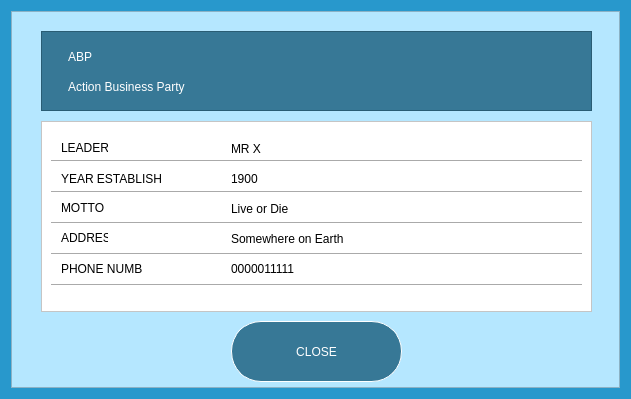
<?xml version="1.0" encoding="UTF-8"?>
<ui version="4.0">
 <class>Form</class>
 <widget class="QWidget" name="Form">
  <property name="geometry">
   <rect>
    <x>0</x>
    <y>0</y>
    <width>631</width>
    <height>399</height>
   </rect>
  </property>
  <property name="minimumSize">
   <size>
    <width>631</width>
    <height>399</height>
   </size>
  </property>
  <property name="maximumSize">
   <size>
    <width>631</width>
    <height>399</height>
   </size>
  </property>
  <property name="windowTitle">
   <string>Form</string>
  </property>
  <property name="styleSheet">
   <string notr="true">background-color: #2898cc;</string>
  </property>
  <layout class="QGridLayout" name="gridLayout">
   <item row="0" column="0">
    <widget class="QFrame" name="frame">
     <property name="styleSheet">
      <string notr="true">background-color: #b5e7ff;</string>
     </property>
     <property name="frameShape">
      <enum>QFrame::StyledPanel</enum>
     </property>
     <property name="frameShadow">
      <enum>QFrame::Raised</enum>
     </property>
     <widget class="QFrame" name="frame_2">
      <property name="geometry">
       <rect>
        <x>30</x>
        <y>20</y>
        <width>551</width>
        <height>80</height>
       </rect>
      </property>
      <property name="styleSheet">
       <string notr="true">background-color:#377896;
border-color: #b9daea;
font: 16pt &quot;MS Shell Dlg 2&quot;;
color: white;
padding: 4px;
text-align: center;</string>
      </property>
      <property name="frameShape">
       <enum>QFrame::StyledPanel</enum>
      </property>
      <property name="frameShadow">
       <enum>QFrame::Raised</enum>
      </property>
      <widget class="QLabel" name="label">
       <property name="geometry">
        <rect>
         <x>20</x>
         <y>10</y>
         <width>201</width>
         <height>31</height>
        </rect>
       </property>
       <property name="styleSheet">
        <string notr="true"/>
       </property>
       <property name="text">
        <string>ABP</string>
       </property>
      </widget>
      <widget class="QLabel" name="label_2">
       <property name="geometry">
        <rect>
         <x>20</x>
         <y>40</y>
         <width>491</width>
         <height>31</height>
        </rect>
       </property>
       <property name="text">
        <string>Action Business Party</string>
       </property>
      </widget>
     </widget>
     <widget class="QFrame" name="frame_3">
      <property name="geometry">
       <rect>
        <x>30</x>
        <y>110</y>
        <width>551</width>
        <height>191</height>
       </rect>
      </property>
      <property name="minimumSize">
       <size>
        <width>551</width>
        <height>191</height>
       </size>
      </property>
      <property name="maximumSize">
       <size>
        <width>551</width>
        <height>191</height>
       </size>
      </property>
      <property name="styleSheet">
       <string notr="true">background-color:white;</string>
      </property>
      <property name="frameShape">
       <enum>QFrame::StyledPanel</enum>
      </property>
      <property name="frameShadow">
       <enum>QFrame::Raised</enum>
      </property>
      <widget class="Line" name="line">
       <property name="geometry">
        <rect>
         <x>10</x>
         <y>32</y>
         <width>531</width>
         <height>16</height>
        </rect>
       </property>
       <property name="orientation">
        <enum>Qt::Horizontal</enum>
       </property>
      </widget>
      <widget class="Line" name="line_2">
       <property name="geometry">
        <rect>
         <x>10</x>
         <y>94</y>
         <width>531</width>
         <height>16</height>
        </rect>
       </property>
       <property name="orientation">
        <enum>Qt::Horizontal</enum>
       </property>
      </widget>
      <widget class="Line" name="line_3">
       <property name="geometry">
        <rect>
         <x>10</x>
         <y>63</y>
         <width>531</width>
         <height>16</height>
        </rect>
       </property>
       <property name="orientation">
        <enum>Qt::Horizontal</enum>
       </property>
      </widget>
      <widget class="Line" name="line_4">
       <property name="geometry">
        <rect>
         <x>10</x>
         <y>156</y>
         <width>531</width>
         <height>16</height>
        </rect>
       </property>
       <property name="orientation">
        <enum>Qt::Horizontal</enum>
       </property>
      </widget>
      <widget class="Line" name="line_5">
       <property name="geometry">
        <rect>
         <x>10</x>
         <y>125</y>
         <width>531</width>
         <height>16</height>
        </rect>
       </property>
       <property name="orientation">
        <enum>Qt::Horizontal</enum>
       </property>
      </widget>
      <widget class="QLabel" name="label_3">
       <property name="geometry">
        <rect>
         <x>20</x>
         <y>20</y>
         <width>47</width>
         <height>13</height>
        </rect>
       </property>
       <property name="text">
        <string>LEADER</string>
       </property>
      </widget>
      <widget class="QLabel" name="label_4">
       <property name="geometry">
        <rect>
         <x>20</x>
         <y>50</y>
         <width>101</width>
         <height>16</height>
        </rect>
       </property>
       <property name="text">
        <string>YEAR ESTABLISHED</string>
       </property>
      </widget>
      <widget class="QLabel" name="label_5">
       <property name="geometry">
        <rect>
         <x>20</x>
         <y>80</y>
         <width>47</width>
         <height>13</height>
        </rect>
       </property>
       <property name="text">
        <string>MOTTO</string>
       </property>
      </widget>
      <widget class="QLabel" name="label_6">
       <property name="geometry">
        <rect>
         <x>20</x>
         <y>110</y>
         <width>47</width>
         <height>13</height>
        </rect>
       </property>
       <property name="text">
        <string>ADDRESS</string>
       </property>
      </widget>
      <widget class="QLabel" name="label_7">
       <property name="geometry">
        <rect>
         <x>20</x>
         <y>140</y>
         <width>81</width>
         <height>16</height>
        </rect>
       </property>
       <property name="text">
        <string>PHONE NUMBER</string>
       </property>
      </widget>
      <widget class="QLabel" name="lblLeader">
       <property name="geometry">
        <rect>
         <x>190</x>
         <y>20</y>
         <width>351</width>
         <height>16</height>
        </rect>
       </property>
       <property name="text">
        <string>MR X</string>
       </property>
      </widget>
      <widget class="QLabel" name="lblYearEstablished">
       <property name="geometry">
        <rect>
         <x>190</x>
         <y>50</y>
         <width>351</width>
         <height>16</height>
        </rect>
       </property>
       <property name="text">
        <string>1900</string>
       </property>
      </widget>
      <widget class="QLabel" name="lblMotto">
       <property name="geometry">
        <rect>
         <x>190</x>
         <y>80</y>
         <width>351</width>
         <height>16</height>
        </rect>
       </property>
       <property name="text">
        <string>Live or Die</string>
       </property>
      </widget>
      <widget class="QLabel" name="lblPhoneNumber">
       <property name="geometry">
        <rect>
         <x>190</x>
         <y>140</y>
         <width>351</width>
         <height>16</height>
        </rect>
       </property>
       <property name="text">
        <string>0000011111</string>
       </property>
      </widget>
      <widget class="QLabel" name="lblAddress">
       <property name="geometry">
        <rect>
         <x>190</x>
         <y>110</y>
         <width>351</width>
         <height>16</height>
        </rect>
       </property>
       <property name="text">
        <string>Somewhere on Earth</string>
       </property>
      </widget>
     </widget>
     <widget class="QPushButton" name="btnClose">
      <property name="geometry">
       <rect>
        <x>220</x>
        <y>310</y>
        <width>171</width>
        <height>61</height>
       </rect>
      </property>
      <property name="toolTip">
       <string>Go to Contestant</string>
      </property>
      <property name="styleSheet">
       <string notr="true">background-color:#377896;
font: 18pt &quot;MS Shell Dlg 2&quot;;
 border-style: solid;
 border-width:1px;
 border-radius:30px;
 border-color: white;
color:white;</string>
      </property>
      <property name="text">
       <string>CLOSE</string>
      </property>
     </widget>
    </widget>
   </item>
  </layout>
 </widget>
 <resources>
  <include location="../resource.qrc"/>
 </resources>
 <connections/>
</ui>
